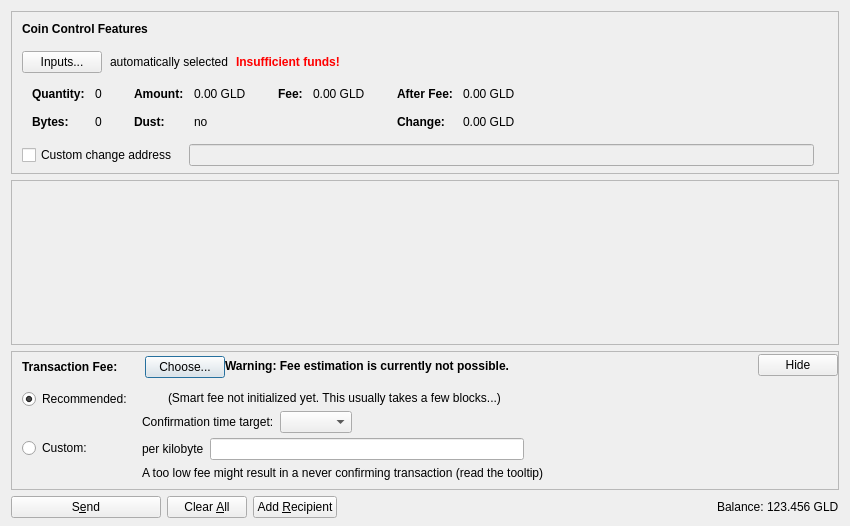
<?xml version="1.0" encoding="UTF-8"?>
<ui version="4.0">
 <class>SendCoinsDialog</class>
 <widget class="QDialog" name="SendCoinsDialog">
  <property name="geometry">
   <rect>
    <x>0</x>
    <y>0</y>
    <width>850</width>
    <height>526</height>
   </rect>
  </property>
  <property name="windowTitle">
   <string>Send Coins</string>
  </property>
  <layout class="QVBoxLayout" name="verticalLayout" stretch="0,1,0,0">
   <property name="bottomMargin">
    <number>8</number>
   </property>
   <item>
    <widget class="QFrame" name="frameCoinControl">
     <property name="sizePolicy">
      <sizepolicy hsizetype="Expanding" vsizetype="Expanding">
       <horstretch>0</horstretch>
       <verstretch>0</verstretch>
      </sizepolicy>
     </property>
     <property name="maximumSize">
      <size>
       <width>16777215</width>
       <height>16777215</height>
      </size>
     </property>
     <property name="frameShape">
      <enum>QFrame::StyledPanel</enum>
     </property>
     <property name="frameShadow">
      <enum>QFrame::Sunken</enum>
     </property>
     <layout class="QVBoxLayout" name="verticalLayoutCoinControl2">
      <property name="spacing">
       <number>0</number>
      </property>
      <property name="leftMargin">
       <number>0</number>
      </property>
      <property name="topMargin">
       <number>0</number>
      </property>
      <property name="rightMargin">
       <number>0</number>
      </property>
      <property name="bottomMargin">
       <number>6</number>
      </property>
      <item>
       <layout class="QVBoxLayout" name="verticalLayoutCoinControl" stretch="0,0,0,0,1">
        <property name="spacing">
         <number>0</number>
        </property>
        <property name="leftMargin">
         <number>10</number>
        </property>
        <property name="topMargin">
         <number>10</number>
        </property>
        <item>
         <layout class="QHBoxLayout" name="horizontalLayoutCoinControl1">
          <property name="bottomMargin">
           <number>15</number>
          </property>
          <item>
           <widget class="QLabel" name="labelCoinControlFeatures">
            <property name="sizePolicy">
             <sizepolicy hsizetype="Preferred" vsizetype="Maximum">
              <horstretch>0</horstretch>
              <verstretch>0</verstretch>
             </sizepolicy>
            </property>
            <property name="font">
             <font>
              <weight>75</weight>
              <bold>true</bold>
             </font>
            </property>
            <property name="styleSheet">
             <string notr="true">font-weight:bold;</string>
            </property>
            <property name="text">
             <string>Coin Control Features</string>
            </property>
           </widget>
          </item>
         </layout>
        </item>
        <item>
         <layout class="QHBoxLayout" name="horizontalLayoutCoinControl2" stretch="0,0,0,0">
          <property name="spacing">
           <number>8</number>
          </property>
          <property name="bottomMargin">
           <number>10</number>
          </property>
          <item>
           <widget class="QPushButton" name="pushButtonCoinControl">
            <property name="styleSheet">
             <string notr="true"/>
            </property>
            <property name="text">
             <string>Inputs...</string>
            </property>
            <property name="autoDefault">
             <bool>false</bool>
            </property>
           </widget>
          </item>
          <item>
           <widget class="QLabel" name="labelCoinControlAutomaticallySelected">
            <property name="text">
             <string>automatically selected</string>
            </property>
            <property name="margin">
             <number>5</number>
            </property>
           </widget>
          </item>
          <item>
           <widget class="QLabel" name="labelCoinControlInsuffFunds">
            <property name="font">
             <font>
              <weight>75</weight>
              <bold>true</bold>
             </font>
            </property>
            <property name="styleSheet">
             <string notr="true">color:red;font-weight:bold;</string>
            </property>
            <property name="text">
             <string>Insufficient funds!</string>
            </property>
            <property name="margin">
             <number>5</number>
            </property>
           </widget>
          </item>
          <item>
           <spacer name="horizontalSpacerCoinControl">
            <property name="orientation">
             <enum>Qt::Horizontal</enum>
            </property>
            <property name="sizeHint" stdset="0">
             <size>
              <width>40</width>
              <height>1</height>
             </size>
            </property>
           </spacer>
          </item>
         </layout>
        </item>
        <item>
         <widget class="QWidget" name="widgetCoinControl" native="true">
          <property name="sizePolicy">
           <sizepolicy hsizetype="Preferred" vsizetype="Preferred">
            <horstretch>0</horstretch>
            <verstretch>0</verstretch>
           </sizepolicy>
          </property>
          <property name="minimumSize">
           <size>
            <width>0</width>
            <height>0</height>
           </size>
          </property>
          <property name="styleSheet">
           <string notr="true"/>
          </property>
          <layout class="QHBoxLayout" name="horizontalLayoutCoinControl5">
           <property name="leftMargin">
            <number>0</number>
           </property>
           <property name="topMargin">
            <number>0</number>
           </property>
           <property name="rightMargin">
            <number>0</number>
           </property>
           <property name="bottomMargin">
            <number>0</number>
           </property>
           <item>
            <layout class="QHBoxLayout" name="horizontalLayoutCoinControl3" stretch="0,0,0,1">
             <property name="spacing">
              <number>20</number>
             </property>
             <property name="topMargin">
              <number>0</number>
             </property>
             <property name="bottomMargin">
              <number>10</number>
             </property>
             <item>
              <layout class="QFormLayout" name="formLayoutCoinControl1">
               <property name="horizontalSpacing">
                <number>10</number>
               </property>
               <property name="verticalSpacing">
                <number>14</number>
               </property>
               <property name="leftMargin">
                <number>10</number>
               </property>
               <property name="topMargin">
                <number>4</number>
               </property>
               <property name="rightMargin">
                <number>6</number>
               </property>
               <item row="0" column="0">
                <widget class="QLabel" name="labelCoinControlQuantityText">
                 <property name="font">
                  <font>
                   <weight>75</weight>
                   <bold>true</bold>
                  </font>
                 </property>
                 <property name="text">
                  <string>Quantity:</string>
                 </property>
                 <property name="margin">
                  <number>0</number>
                 </property>
                </widget>
               </item>
               <item row="0" column="1">
                <widget class="QLabel" name="labelCoinControlQuantity">
                 <property name="cursor">
                  <cursorShape>IBeamCursor</cursorShape>
                 </property>
                 <property name="contextMenuPolicy">
                  <enum>Qt::ActionsContextMenu</enum>
                 </property>
                 <property name="text">
                  <string notr="true">0</string>
                 </property>
                 <property name="margin">
                  <number>0</number>
                 </property>
                 <property name="textInteractionFlags">
                  <set>Qt::LinksAccessibleByMouse|Qt::TextSelectableByKeyboard|Qt::TextSelectableByMouse</set>
                 </property>
                </widget>
               </item>
               <item row="1" column="0">
                <widget class="QLabel" name="labelCoinControlBytesText">
                 <property name="font">
                  <font>
                   <weight>75</weight>
                   <bold>true</bold>
                  </font>
                 </property>
                 <property name="text">
                  <string>Bytes:</string>
                 </property>
                </widget>
               </item>
               <item row="1" column="1">
                <widget class="QLabel" name="labelCoinControlBytes">
                 <property name="cursor">
                  <cursorShape>IBeamCursor</cursorShape>
                 </property>
                 <property name="contextMenuPolicy">
                  <enum>Qt::ActionsContextMenu</enum>
                 </property>
                 <property name="text">
                  <string notr="true">0</string>
                 </property>
                 <property name="textInteractionFlags">
                  <set>Qt::LinksAccessibleByMouse|Qt::TextSelectableByKeyboard|Qt::TextSelectableByMouse</set>
                 </property>
                </widget>
               </item>
              </layout>
             </item>
             <item>
              <layout class="QFormLayout" name="formLayoutCoinControl2">
               <property name="horizontalSpacing">
                <number>10</number>
               </property>
               <property name="verticalSpacing">
                <number>14</number>
               </property>
               <property name="leftMargin">
                <number>6</number>
               </property>
               <property name="topMargin">
                <number>4</number>
               </property>
               <property name="rightMargin">
                <number>6</number>
               </property>
               <item row="0" column="0">
                <widget class="QLabel" name="labelCoinControlAmountText">
                 <property name="font">
                  <font>
                   <weight>75</weight>
                   <bold>true</bold>
                  </font>
                 </property>
                 <property name="text">
                  <string>Amount:</string>
                 </property>
                 <property name="margin">
                  <number>0</number>
                 </property>
                </widget>
               </item>
               <item row="0" column="1">
                <widget class="QLabel" name="labelCoinControlAmount">
                 <property name="cursor">
                  <cursorShape>IBeamCursor</cursorShape>
                 </property>
                 <property name="contextMenuPolicy">
                  <enum>Qt::ActionsContextMenu</enum>
                 </property>
                 <property name="text">
                  <string notr="true">0.00 GLD</string>
                 </property>
                 <property name="textInteractionFlags">
                  <set>Qt::LinksAccessibleByMouse|Qt::TextSelectableByKeyboard|Qt::TextSelectableByMouse</set>
                 </property>
                </widget>
               </item>
               <item row="1" column="0">
                <widget class="QLabel" name="labelCoinControlLowOutputText">
                 <property name="font">
                  <font>
                   <weight>75</weight>
                   <bold>true</bold>
                  </font>
                 </property>
                 <property name="text">
                  <string>Dust:</string>
                 </property>
                </widget>
               </item>
               <item row="1" column="1">
                <widget class="QLabel" name="labelCoinControlLowOutput">
                 <property name="cursor">
                  <cursorShape>IBeamCursor</cursorShape>
                 </property>
                 <property name="contextMenuPolicy">
                  <enum>Qt::ActionsContextMenu</enum>
                 </property>
                 <property name="text">
                  <string notr="true">no</string>
                 </property>
                 <property name="textInteractionFlags">
                  <set>Qt::LinksAccessibleByMouse|Qt::TextSelectableByKeyboard|Qt::TextSelectableByMouse</set>
                 </property>
                </widget>
               </item>
              </layout>
             </item>
             <item>
              <layout class="QFormLayout" name="formLayoutCoinControl3">
               <property name="horizontalSpacing">
                <number>10</number>
               </property>
               <property name="verticalSpacing">
                <number>14</number>
               </property>
               <property name="leftMargin">
                <number>6</number>
               </property>
               <property name="topMargin">
                <number>4</number>
               </property>
               <property name="rightMargin">
                <number>6</number>
               </property>
               <item row="0" column="0">
                <widget class="QLabel" name="labelCoinControlFeeText">
                 <property name="font">
                  <font>
                   <weight>75</weight>
                   <bold>true</bold>
                  </font>
                 </property>
                 <property name="text">
                  <string>Fee:</string>
                 </property>
                 <property name="margin">
                  <number>0</number>
                 </property>
                </widget>
               </item>
               <item row="0" column="1">
                <widget class="QLabel" name="labelCoinControlFee">
                 <property name="cursor">
                  <cursorShape>IBeamCursor</cursorShape>
                 </property>
                 <property name="contextMenuPolicy">
                  <enum>Qt::ActionsContextMenu</enum>
                 </property>
                 <property name="text">
                  <string notr="true">0.00 GLD</string>
                 </property>
                 <property name="textInteractionFlags">
                  <set>Qt::LinksAccessibleByMouse|Qt::TextSelectableByKeyboard|Qt::TextSelectableByMouse</set>
                 </property>
                </widget>
               </item>
              </layout>
             </item>
             <item>
              <layout class="QFormLayout" name="formLayoutCoinControl4">
               <property name="horizontalSpacing">
                <number>10</number>
               </property>
               <property name="verticalSpacing">
                <number>14</number>
               </property>
               <property name="leftMargin">
                <number>6</number>
               </property>
               <property name="topMargin">
                <number>4</number>
               </property>
               <property name="rightMargin">
                <number>6</number>
               </property>
               <item row="0" column="0">
                <widget class="QLabel" name="labelCoinControlAfterFeeText">
                 <property name="font">
                  <font>
                   <weight>75</weight>
                   <bold>true</bold>
                  </font>
                 </property>
                 <property name="text">
                  <string>After Fee:</string>
                 </property>
                 <property name="margin">
                  <number>0</number>
                 </property>
                </widget>
               </item>
               <item row="0" column="1">
                <widget class="QLabel" name="labelCoinControlAfterFee">
                 <property name="cursor">
                  <cursorShape>IBeamCursor</cursorShape>
                 </property>
                 <property name="contextMenuPolicy">
                  <enum>Qt::ActionsContextMenu</enum>
                 </property>
                 <property name="text">
                  <string notr="true">0.00 GLD</string>
                 </property>
                 <property name="textInteractionFlags">
                  <set>Qt::LinksAccessibleByMouse|Qt::TextSelectableByKeyboard|Qt::TextSelectableByMouse</set>
                 </property>
                </widget>
               </item>
               <item row="1" column="0">
                <widget class="QLabel" name="labelCoinControlChangeText">
                 <property name="font">
                  <font>
                   <weight>75</weight>
                   <bold>true</bold>
                  </font>
                 </property>
                 <property name="text">
                  <string>Change:</string>
                 </property>
                </widget>
               </item>
               <item row="1" column="1">
                <widget class="QLabel" name="labelCoinControlChange">
                 <property name="cursor">
                  <cursorShape>IBeamCursor</cursorShape>
                 </property>
                 <property name="contextMenuPolicy">
                  <enum>Qt::ActionsContextMenu</enum>
                 </property>
                 <property name="text">
                  <string notr="true">0.00 GLD</string>
                 </property>
                 <property name="textInteractionFlags">
                  <set>Qt::LinksAccessibleByMouse|Qt::TextSelectableByKeyboard|Qt::TextSelectableByMouse</set>
                 </property>
                </widget>
               </item>
              </layout>
             </item>
            </layout>
           </item>
          </layout>
         </widget>
        </item>
        <item>
         <layout class="QHBoxLayout" name="horizontalLayoutCoinControl4" stretch="0,0,0">
          <property name="spacing">
           <number>12</number>
          </property>
          <property name="sizeConstraint">
           <enum>QLayout::SetDefaultConstraint</enum>
          </property>
          <property name="topMargin">
           <number>5</number>
          </property>
          <property name="rightMargin">
           <number>5</number>
          </property>
          <item>
           <widget class="QCheckBox" name="checkBoxCoinControlChange">
            <property name="toolTip">
             <string>If this is activated, but the change address is empty or invalid, change will be sent to a newly generated address.</string>
            </property>
            <property name="text">
             <string>Custom change address</string>
            </property>
           </widget>
          </item>
          <item>
           <widget class="QValidatedLineEdit" name="lineEditCoinControlChange">
            <property name="enabled">
             <bool>false</bool>
            </property>
            <property name="sizePolicy">
             <sizepolicy hsizetype="Expanding" vsizetype="Fixed">
              <horstretch>0</horstretch>
              <verstretch>0</verstretch>
             </sizepolicy>
            </property>
           </widget>
          </item>
          <item>
           <widget class="QLabel" name="labelCoinControlChangeLabel">
            <property name="sizePolicy">
             <sizepolicy hsizetype="Preferred" vsizetype="Expanding">
              <horstretch>0</horstretch>
              <verstretch>0</verstretch>
             </sizepolicy>
            </property>
            <property name="minimumSize">
             <size>
              <width>0</width>
              <height>0</height>
             </size>
            </property>
            <property name="text">
             <string/>
            </property>
            <property name="margin">
             <number>3</number>
            </property>
           </widget>
          </item>
         </layout>
        </item>
        <item>
         <spacer name="verticalSpacerCoinControl">
          <property name="orientation">
           <enum>Qt::Vertical</enum>
          </property>
          <property name="sizeHint" stdset="0">
           <size>
            <width>800</width>
            <height>1</height>
           </size>
          </property>
         </spacer>
        </item>
       </layout>
      </item>
     </layout>
    </widget>
   </item>
   <item>
    <widget class="QScrollArea" name="scrollArea">
     <property name="widgetResizable">
      <bool>true</bool>
     </property>
     <widget class="QWidget" name="scrollAreaWidgetContents">
      <property name="geometry">
       <rect>
        <x>0</x>
        <y>0</y>
        <width>830</width>
        <height>104</height>
       </rect>
      </property>
      <layout class="QVBoxLayout" name="verticalLayout_2" stretch="0,1">
       <property name="leftMargin">
        <number>0</number>
       </property>
       <property name="topMargin">
        <number>0</number>
       </property>
       <property name="rightMargin">
        <number>0</number>
       </property>
       <property name="bottomMargin">
        <number>0</number>
       </property>
       <item>
        <layout class="QVBoxLayout" name="entries">
         <property name="spacing">
          <number>6</number>
         </property>
        </layout>
       </item>
       <item>
        <spacer name="verticalSpacer">
         <property name="orientation">
          <enum>Qt::Vertical</enum>
         </property>
         <property name="sizeHint" stdset="0">
          <size>
           <width>20</width>
           <height>40</height>
          </size>
         </property>
        </spacer>
       </item>
      </layout>
     </widget>
    </widget>
   </item>
   <item>
    <widget class="QFrame" name="frameFee">
     <property name="sizePolicy">
      <sizepolicy hsizetype="Expanding" vsizetype="Expanding">
       <horstretch>0</horstretch>
       <verstretch>0</verstretch>
      </sizepolicy>
     </property>
     <property name="maximumSize">
      <size>
       <width>16777215</width>
       <height>16777215</height>
      </size>
     </property>
     <property name="frameShape">
      <enum>QFrame::StyledPanel</enum>
     </property>
     <property name="frameShadow">
      <enum>QFrame::Sunken</enum>
     </property>
     <layout class="QVBoxLayout" name="verticalLayoutFee1">
      <property name="spacing">
       <number>0</number>
      </property>
      <property name="leftMargin">
       <number>0</number>
      </property>
      <property name="topMargin">
       <number>0</number>
      </property>
      <property name="rightMargin">
       <number>0</number>
      </property>
      <property name="bottomMargin">
       <number>0</number>
      </property>
      <item>
       <layout class="QVBoxLayout" name="verticalLayoutFee2" stretch="0,0,0">
        <property name="spacing">
         <number>0</number>
        </property>
        <property name="leftMargin">
         <number>10</number>
        </property>
        <property name="topMargin">
         <number>0</number>
        </property>
        <item>
         <layout class="QHBoxLayout" name="horizontalLayoutFee1">
          <property name="bottomMargin">
           <number>0</number>
          </property>
          <item>
           <layout class="QVBoxLayout" name="verticalLayoutFee7">
            <property name="spacing">
             <number>0</number>
            </property>
            <item>
             <spacer name="verticalSpacerSmartFee">
              <property name="orientation">
               <enum>Qt::Vertical</enum>
              </property>
              <property name="sizeType">
               <enum>QSizePolicy::Fixed</enum>
              </property>
              <property name="sizeHint" stdset="0">
               <size>
                <width>1</width>
                <height>4</height>
               </size>
              </property>
             </spacer>
            </item>
            <item>
             <layout class="QHBoxLayout" name="horizontalLayoutSmartFee">
              <property name="spacing">
               <number>10</number>
              </property>
              <item>
               <widget class="QLabel" name="labelFeeHeadline">
                <property name="sizePolicy">
                 <sizepolicy hsizetype="Preferred" vsizetype="Maximum">
                  <horstretch>0</horstretch>
                  <verstretch>0</verstretch>
                 </sizepolicy>
                </property>
                <property name="font">
                 <font>
                  <weight>75</weight>
                  <bold>true</bold>
                 </font>
                </property>
                <property name="styleSheet">
                 <string notr="true">font-weight:bold;</string>
                </property>
                <property name="text">
                 <string>Transaction Fee:</string>
                </property>
               </widget>
              </item>
              <item>
               <widget class="QLabel" name="labelFeeMinimized">
                <property name="text">
                 <string/>
                </property>
               </widget>
              </item>
              <item>
               <widget class="QPushButton" name="buttonChooseFee">
                <property name="text">
                 <string>Choose...</string>
                </property>
               </widget>
              </item>
             </layout>
            </item>
            <item>
             <spacer name="verticalSpacer_5">
              <property name="orientation">
               <enum>Qt::Vertical</enum>
              </property>
              <property name="sizeHint" stdset="0">
               <size>
                <width>1</width>
                <height>1</height>
               </size>
              </property>
             </spacer>
            </item>
           </layout>
          </item>
          <item>
           <widget class="QLabel" name="fallbackFeeWarningLabel">
            <property name="toolTip">
             <string>Using the fallbackfee can result in sending a transaction that will take several hours or days (or never) to confirm. Consider choosing your fee manually or wait until you have validated the complete chain.</string>
            </property>
            <property name="font">
            <font>
                <weight>75</weight>
                <bold>true</bold>
            </font>
            </property>
            <property name="text">
             <string>Warning: Fee estimation is currently not possible.</string>
            </property>
            <property name="wordWrap">
             <bool>false</bool>
            </property>
           </widget>
          </item>
          <item>
           <spacer name="horizontalSpacer_4">
            <property name="orientation">
             <enum>Qt::Horizontal</enum>
            </property>
            <property name="sizeType">
             <enum>QSizePolicy::MinimumExpanding</enum>
            </property>
            <property name="sizeHint" stdset="0">
             <size>
              <width>40</width>
              <height>20</height>
             </size>
            </property>
           </spacer>
          </item>
          <item>
           <widget class="QPushButton" name="buttonMinimizeFee">
            <property name="toolTip">
             <string>collapse fee-settings</string>
            </property>
            <property name="text">
             <string>Hide</string>
            </property>
           </widget>
          </item>
         </layout>
        </item>
        <item>
         <widget class="QFrame" name="frameFeeSelection">
          <layout class="QVBoxLayout" name="verticalLayoutFee12">
           <property name="spacing">
            <number>0</number>
           </property>
           <property name="leftMargin">
            <number>0</number>
           </property>
           <property name="topMargin">
            <number>0</number>
           </property>
           <property name="rightMargin">
            <number>0</number>
           </property>
           <property name="bottomMargin">
            <number>0</number>
           </property>
           <item>
            <layout class="QGridLayout" name="gridLayoutFee">
             <property name="topMargin">
              <number>10</number>
             </property>
             <property name="bottomMargin">
              <number>4</number>
             </property>
             <property name="horizontalSpacing">
              <number>10</number>
             </property>
             <property name="verticalSpacing">
              <number>4</number>
             </property>
             <item row="1" column="1">
              <layout class="QVBoxLayout" name="verticalLayoutFee8">
               <property name="spacing">
                <number>6</number>
               </property>
               <item>
                <layout class="QHBoxLayout" name="horizontalLayoutFee13">
                 <item>
                  <widget class="QLabel" name="labelCustomPerKilobyte">
                   <property name="toolTip">
                    <string>Specify a custom fee per kB (1,000 bytes) of the transaction's virtual size.

Note:  Since the fee is calculated on a per-byte basis, a fee of "100 satoshis per kB" for a transaction size of 500 bytes (half of 1 kB) would ultimately yield a fee of only 50 satoshis.</string>
                   </property>
                   <property name="text">
                    <string>per kilobyte</string>
                   </property>
                  </widget>
                 </item>
                 <item>
                  <widget class="BitcoinAmountField" name="customFee"/>
                 </item>
                 <item>
                  <spacer name="horizontalSpacer_6">
                   <property name="orientation">
                    <enum>Qt::Horizontal</enum>
                   </property>
                   <property name="sizeHint" stdset="0">
                    <size>
                     <width>1</width>
                     <height>1</height>
                    </size>
                   </property>
                  </spacer>
                 </item>
                </layout>
               </item>
               <item>
                <layout class="QHBoxLayout" name="horizontalLayoutFee8">
                 <item>
                  <widget class="QLabel" name="labelCustomFeeWarning">
                   <property name="enabled">
                    <bool>true</bool>
                   </property>
                   <property name="toolTip">
                    <string>When there is less transaction volume than space in the blocks, miners as well as relaying nodes may enforce a minimum fee. Paying only this minimum fee is just fine, but be aware that this can result in a never confirming transaction once there is more demand for goldcoin transactions than the network can process.</string>
                   </property>
                   <property name="text">
                    <string>A too low fee might result in a never confirming transaction (read the tooltip)</string>
                   </property>
                  </widget>
                 </item>
                 <item>
                  <spacer name="horizontalSpacer_2">
                   <property name="orientation">
                    <enum>Qt::Horizontal</enum>
                   </property>
                   <property name="sizeHint" stdset="0">
                    <size>
                     <width>1</width>
                     <height>1</height>
                    </size>
                   </property>
                  </spacer>
                 </item>
                </layout>
               </item>
              </layout>
             </item>
             <item row="0" column="0">
              <layout class="QVBoxLayout" name="verticalLayoutFee4" stretch="0,1">
               <item>
                <widget class="QRadioButton" name="radioSmartFee">
                 <property name="text">
                  <string>Recommended:</string>
                 </property>
                 <property name="checked">
                  <bool>true</bool>
                 </property>
                 <attribute name="buttonGroup">
                  <string notr="true">groupFee</string>
                 </attribute>
                </widget>
               </item>
               <item>
                <spacer name="verticalSpacer_2">
                 <property name="orientation">
                  <enum>Qt::Vertical</enum>
                 </property>
                 <property name="sizeHint" stdset="0">
                  <size>
                   <width>1</width>
                   <height>1</height>
                  </size>
                 </property>
                </spacer>
               </item>
              </layout>
             </item>
             <item row="1" column="0">
              <layout class="QVBoxLayout" name="verticalLayoutFee9" stretch="0,1">
               <item>
                <widget class="QRadioButton" name="radioCustomFee">
                 <property name="text">
                  <string>Custom:</string>
                 </property>
                 <attribute name="buttonGroup">
                  <string notr="true">groupFee</string>
                 </attribute>
                </widget>
               </item>
               <item>
                <spacer name="verticalSpacer_6">
                 <property name="orientation">
                  <enum>Qt::Vertical</enum>
                 </property>
                 <property name="sizeHint" stdset="0">
                  <size>
                   <width>1</width>
                   <height>1</height>
                  </size>
                 </property>
                </spacer>
               </item>
              </layout>
             </item>
             <item row="0" column="1">
              <layout class="QVBoxLayout" name="verticalLayoutFee3" stretch="0,0,1">
               <property name="spacing">
                <number>6</number>
               </property>
               <property name="topMargin">
                <number>2</number>
               </property>
               <item>
                <layout class="QHBoxLayout" name="horizontalLayoutFee12">
                 <item>
                  <widget class="QLabel" name="labelSmartFee">
                   <property name="text">
                    <string/>
                   </property>
                  </widget>
                 </item>
                 <item>
                  <widget class="QLabel" name="labelFeeEstimation">
                   <property name="text">
                    <string/>
                   </property>
                  </widget>
                 </item>
                 <item>
                  <widget class="QLabel" name="labelSmartFee2">
                   <property name="text">
                    <string>(Smart fee not initialized yet. This usually takes a few blocks...)</string>
                   </property>
                  </widget>
                 </item>
                 <item>
                  <spacer name="horizontalSpacer_5">
                   <property name="orientation">
                    <enum>Qt::Horizontal</enum>
                   </property>
                   <property name="sizeHint" stdset="0">
                    <size>
                     <width>1</width>
                     <height>1</height>
                    </size>
                   </property>
                  </spacer>
                 </item>
                </layout>
               </item>
               <item>
                <layout class="QHBoxLayout" name="horizontalLayoutFee9">
                 <item>
                  <layout class="QVBoxLayout" name="verticalLayoutFee6">
                   <item>
                    <widget class="QLabel" name="labelSmartFee3">
                     <property name="text">
                      <string>Confirmation time target:</string>
                     </property>
                    </widget>
                   </item>
                  </layout>
                 </item>
                 <item>
                  <layout class="QVBoxLayout" name="verticalLayoutFee5">
                   <property name="rightMargin">
                    <number>30</number>
                   </property>
                   <item>
                    <layout class="QHBoxLayout" name="horizontalLayoutConfTarget">
                     <property name="bottomMargin">
                      <number>0</number>
                     </property>
                     <item>
                      <widget class="QComboBox" name="confTargetSelector"/>
                     </item>
                     <item>
                      <spacer name="horizontalSpacerConfTarget">
                       <property name="orientation">
                        <enum>Qt::Horizontal</enum>
                       </property>
                       <property name="sizeHint" stdset="0">
                        <size>
                         <width>40</width>
                         <height>20</height>
                        </size>
                       </property>
                      </spacer>
                     </item>
                    </layout>
                   </item>
                  </layout>
                 </item>
                </layout>
               </item>
               <item>
                <spacer name="verticalSpacer_4">
                 <property name="orientation">
                  <enum>Qt::Vertical</enum>
                 </property>
                 <property name="sizeHint" stdset="0">
                  <size>
                   <width>1</width>
                   <height>1</height>
                  </size>
                 </property>
                </spacer>
               </item>
              </layout>
             </item>
            </layout>
           </item>
          </layout>
         </widget>
        </item>
        <item>
         <spacer name="verticalSpacerFee">
          <property name="orientation">
           <enum>Qt::Vertical</enum>
          </property>
          <property name="sizeHint" stdset="0">
           <size>
            <width>40</width>
            <height>5</height>
           </size>
          </property>
         </spacer>
        </item>
       </layout>
      </item>
     </layout>
    </widget>
   </item>
   <item>
    <layout class="QHBoxLayout" name="horizontalLayout">
     <item>
      <widget class="QPushButton" name="sendButton">
       <property name="minimumSize">
        <size>
         <width>150</width>
         <height>0</height>
        </size>
       </property>
       <property name="toolTip">
        <string>Confirm the send action</string>
       </property>
       <property name="text">
        <string>S&amp;end</string>
       </property>
       <property name="icon">
        <iconset resource="../bitcoin.qrc">
         <normaloff>:/icons/send</normaloff>:/icons/send</iconset>
       </property>
       <property name="autoDefault">
        <bool>false</bool>
       </property>
       <property name="default">
        <bool>false</bool>
       </property>
      </widget>
     </item>
     <item>
      <widget class="QPushButton" name="clearButton">
       <property name="sizePolicy">
        <sizepolicy hsizetype="Minimum" vsizetype="Fixed">
         <horstretch>0</horstretch>
         <verstretch>0</verstretch>
        </sizepolicy>
       </property>
       <property name="toolTip">
        <string>Clear all fields of the form.</string>
       </property>
       <property name="text">
        <string>Clear &amp;All</string>
       </property>
       <property name="icon">
        <iconset resource="../bitcoin.qrc">
         <normaloff>:/icons/remove</normaloff>:/icons/remove</iconset>
       </property>
       <property name="autoDefault">
        <bool>false</bool>
       </property>
      </widget>
     </item>
     <item>
      <widget class="QPushButton" name="addButton">
       <property name="toolTip">
        <string>Send to multiple recipients at once</string>
       </property>
       <property name="text">
        <string>Add &amp;Recipient</string>
       </property>
       <property name="icon">
        <iconset resource="../bitcoin.qrc">
         <normaloff>:/icons/add</normaloff>:/icons/add</iconset>
       </property>
       <property name="autoDefault">
        <bool>false</bool>
       </property>
      </widget>
     </item>
     <item>
      <spacer name="horizontalSpacer">
       <property name="orientation">
        <enum>Qt::Horizontal</enum>
       </property>
       <property name="sizeHint" stdset="0">
        <size>
         <width>40</width>
         <height>20</height>
        </size>
       </property>
      </spacer>
     </item>
     <item>
      <layout class="QHBoxLayout" name="horizontalLayout_2">
       <property name="spacing">
        <number>3</number>
       </property>
       <item>
        <widget class="QLabel" name="label">
         <property name="sizePolicy">
          <sizepolicy hsizetype="Preferred" vsizetype="Fixed">
           <horstretch>0</horstretch>
           <verstretch>0</verstretch>
          </sizepolicy>
         </property>
         <property name="text">
          <string>Balance:</string>
         </property>
        </widget>
       </item>
       <item>
        <widget class="QLabel" name="labelBalance">
         <property name="sizePolicy">
          <sizepolicy hsizetype="Preferred" vsizetype="Fixed">
           <horstretch>0</horstretch>
           <verstretch>0</verstretch>
          </sizepolicy>
         </property>
         <property name="cursor">
          <cursorShape>IBeamCursor</cursorShape>
         </property>
         <property name="text">
          <string notr="true">123.456 GLD</string>
         </property>
         <property name="textInteractionFlags">
          <set>Qt::LinksAccessibleByMouse|Qt::TextSelectableByKeyboard|Qt::TextSelectableByMouse</set>
         </property>
        </widget>
       </item>
      </layout>
     </item>
    </layout>
   </item>
  </layout>
 </widget>
 <customwidgets>
  <customwidget>
   <class>QValidatedLineEdit</class>
   <extends>QLineEdit</extends>
   <header>qt/qvalidatedlineedit.h</header>
  </customwidget>
  <customwidget>
   <class>BitcoinAmountField</class>
   <extends>QLineEdit</extends>
   <header>qt/bitcoinamountfield.h</header>
   <container>1</container>
  </customwidget>
 </customwidgets>
 <resources>
  <include location="../bitcoin.qrc"/>
 </resources>
 <connections/>
 <buttongroups>
  <buttongroup name="groupFee"/>
 </buttongroups>
</ui>
